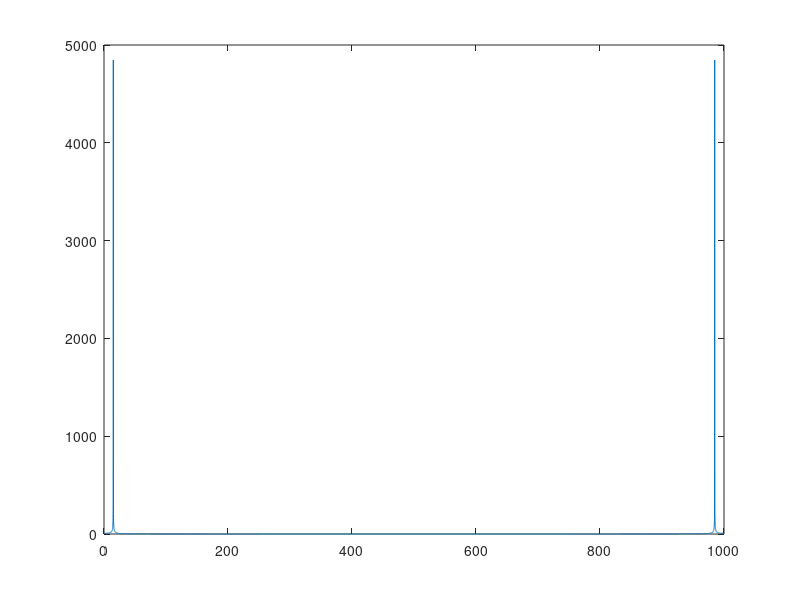
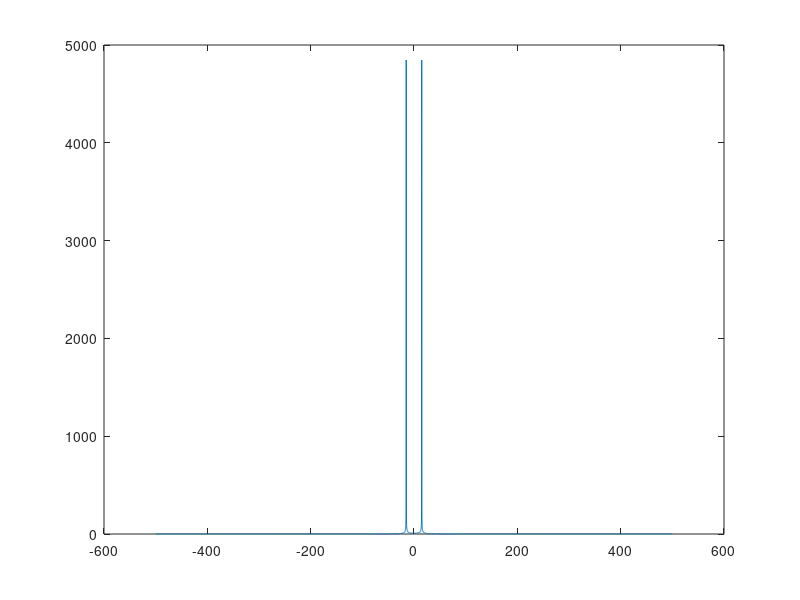

The MATLAB script that drew these images, in order:
fs = 1000;               % sampling frequency
t = 0:1/fs:9.99; % time vector
S = cos(2*pi*15*t);
n = length(S);
X = fft(S);
f = (0:n-1)*(fs/n);     %frequency range
figure
plot(f,abs(X))
Y = fftshift(X);
fshift = (-n/2:n/2-1)*(fs/n);
figure
plot(fshift,abs(Y))


